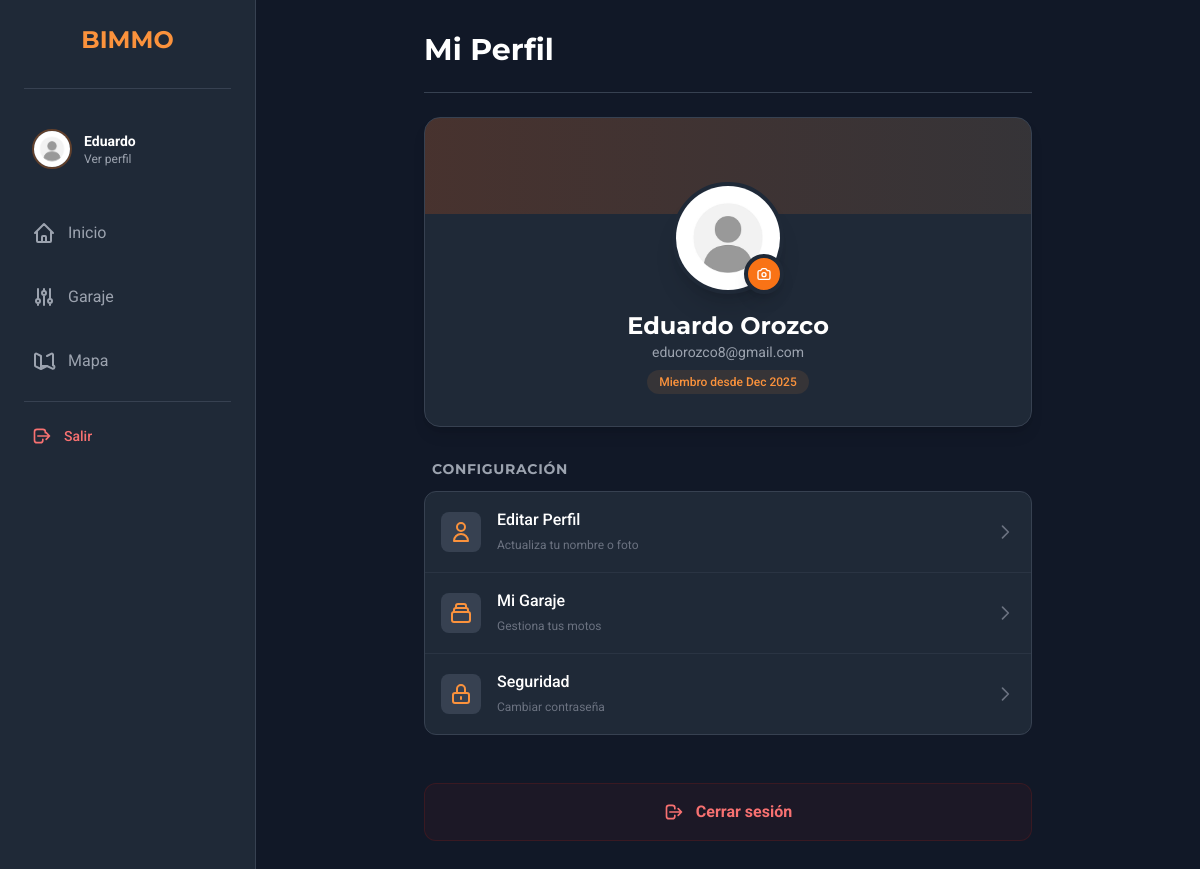
The app's page /profile/ (signed in), older data.
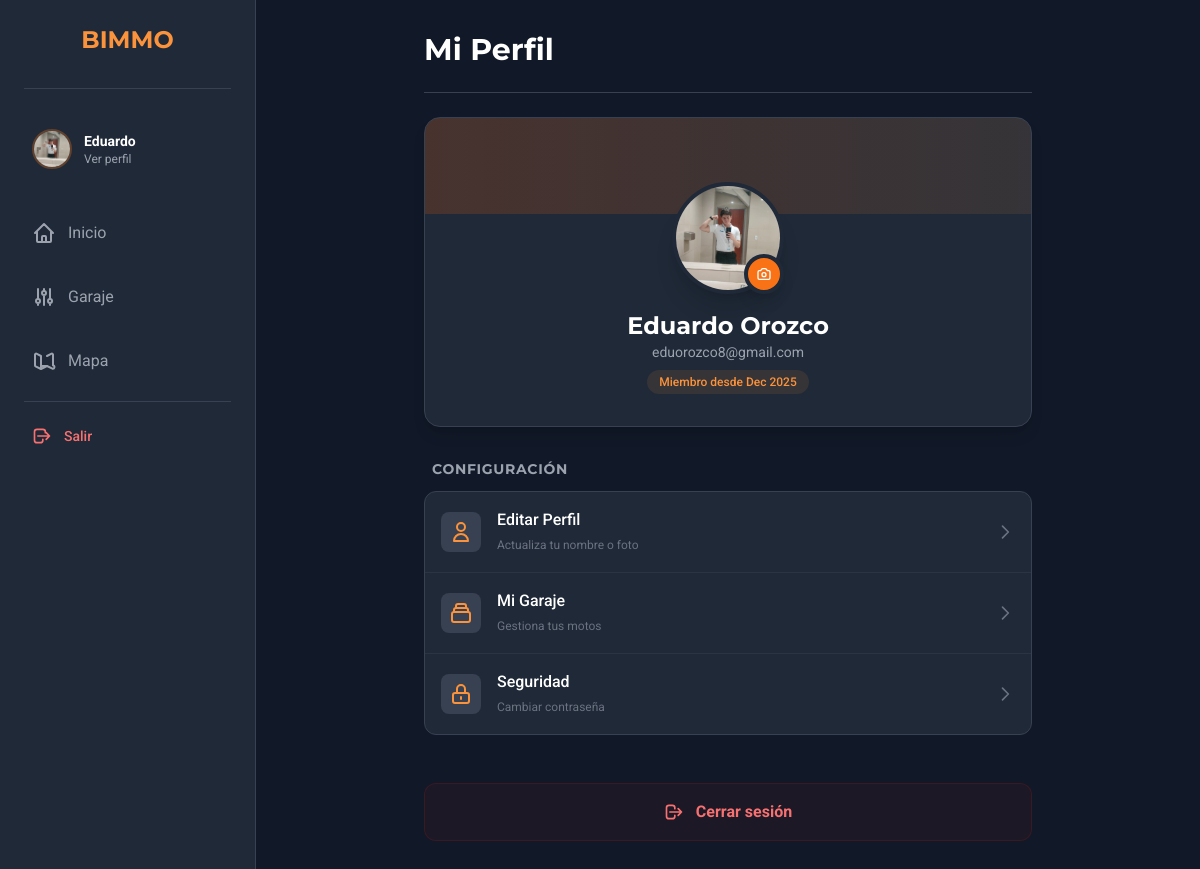
The same page, newer data.
### app/models.py (models this page shows, shortened)
class Profile(models.Model):
    user = models.OneToOneField(User, on_delete=models.CASCADE, related_name='profile')
    profile_picture = models.ImageField(upload_to='profile_pics/', default='default_profile_pic.jpg', blank=True)
    bio = models.TextField(max_length=500, blank=True)
    location = models.CharField(max_length=100, blank=True)

### app/views.py (the view)
# urls.py: path('profile/', views.profile, name='profile'),
def profile(request):
    if 'user_id' in request.session:
        user = User.objects.get(id=request.session['user_id'])
        profile, created = Profile.objects.get_or_create(user=user)
        motorcycles = Motorcycle.objects.filter(owner=user, is_active=True)
        return render(request, 'profile.html', {'user': user, 'profile': profile, 'motorcycles': motorcycles})
    return redirect('login')

### app/context_processors.py (called while the page is built)
def user_profile_global(request):
    context = {}
    if 'user_id' in request.session:
        try:
            user = User.objects.get(id=request.session['user_id'])
            context['user_global'] = user
            try:
                context['profile_global'] = Profile.objects.get(user=user)
            except Profile.DoesNotExist:
                context['profile_global'] = None
        except User.DoesNotExist:
            pass
    return context

### app/templates/profile.html (shortened to what the changed rows need)
{% extends "base.html" %}
{% block content %}
<div class="p-4 mx-auto max-w-2xl sm:p-6 lg:p-8">
    <div class="pb-6 mb-6 border-b border-gray-700">
        <h2 class="text-3xl font-bold text-center lg:text-left text-white">Mi Perfil</h2>
    </div>
    <div class="space-y-8">
        <div class="flex flex-col items-center p-8 text-center bg-gray-800 rounded-2xl shadow-lg border border-gray-700 relative overflow-hidden">
            <div class="relative mb-4 mt-8">
                <div class="w-28 h-28 rounded-full border-4 border-gray-800 shadow-xl overflow-hidden bg-gray-700">
                    {% if profile.profile_picture %}
                        <img src="{{ profile.profile_picture.url }}" alt="Avatar" class="object-cover w-full h-full">
                    {% else %}
                        <img src="https://placehold.co/200x200/f97316/111827?text={{ user.first_name|first }}{{ user.last_name|first }}" alt="Avatar" class="object-cover w-full h-full">
                    {% endif %}
                </div>
            </div>
        </div>
    </div>
</div>
{% endblock %}

### app/templates/base.html (shortened to what the changed rows need)
{% load static %}
{% load pwa %}
<!DOCTYPE html>
<html lang="en">
<head>
    <script src="https://cdn.tailwindcss.com"></script>
</head>
<body class="bg-gray-900 text-white">
    <div class="lg:flex">
        <nav class="fixed bottom-0 left-0 right-0 z-50 bg-gray-800 border-t border-gray-700 lg:relative lg:left-auto lg:bottom-auto lg:w-64 lg:border-t-0 lg:border-r lg:min-h-screen">
            <div class="flex justify-around p-2 lg:flex-col lg:justify-start lg:p-6 lg:gap-4">
                <div class="hidden pb-8 mb-4 border-b border-gray-700 lg:block">
                     <h1 class="text-2xl font-bold text-center text-orange-400">BIMMO</h1>
                </div>
                {% if user_global %}
                <div class="hidden lg:flex items-center gap-3 p-2 mb-4 rounded-lg transition-colors hover:bg-gray-700/50">
                    <a href="{% url 'profile' %}" class="flex items-center w-full gap-3">
                        {% if profile_global.profile_picture %}
                            <img class="w-10 h-10 rounded-full object-cover border-2 border-orange-500/30"
                                 src="{{ profile_global.profile_picture.url }}" alt="Avatar">
                        {% else %}
                            <img class="w-10 h-10 rounded-full border-2 border-gray-600"
                                 src="https://placehold.co/100x100/f97316/111827?text={{ user_global.first_name|first|default:user_global.username|first }}{{ user_global.last_name|first }}" alt="Avatar">
                        {% endif %}
                        <div class="overflow-hidden">
                            <p class="font-bold truncate text-sm">
                            </p>
                            <p class="text-xs text-gray-400">Ver perfil</p>
                        </div>
                    </a>
                </div>
                {% endif %}
            </div>
        </nav>
        <main class="flex-1 pb-24 lg:pb-8">
            {% block content %}
            {% endblock %}
        </main>
    </div>
</body>
</html>

Row changes from the older to the newer data that the page shows:
changed Profile: profile_picture: picture added in place of a placeholder
